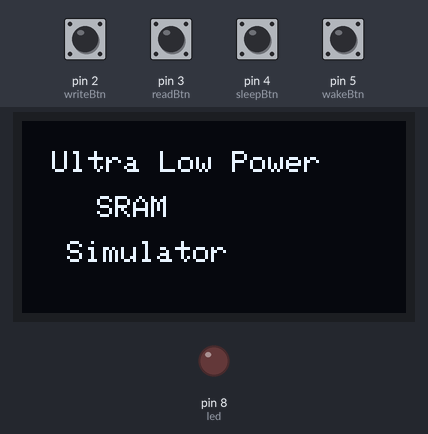
A sketch run on a simulated Arduino Uno, built with avr-gcc and run on an emulated ATmega328P. On the bench: 128×64 one-colour display, output pins drawn as LEDs (lit = HIGH). Inputs (shaded band) come from the test bench; at power-on: pin 2 (writeBtn), pin 3 (readBtn), pin 4 (sleepBtn), pin 5 (wakeBtn) HIGH.

Above: at 3.2 s.
3.3 s: pin 2 (writeBtn) pulled LOW for 0.15 s
At 5.4 s:
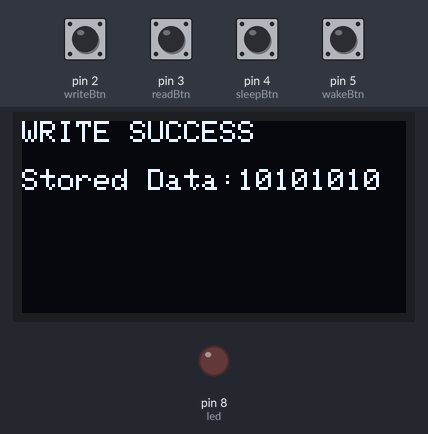
5.8 s: pin 3 (readBtn) pulled LOW for 0.15 s
At 7.2 s:
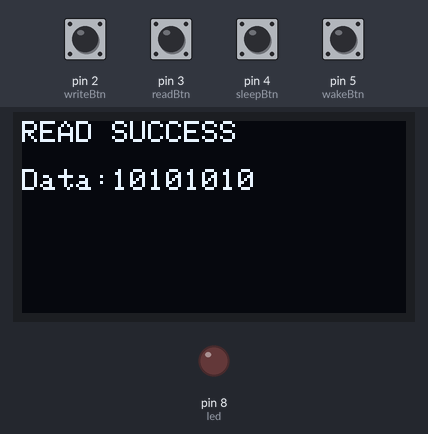
8.3 s: pin 4 (sleepBtn) pulled LOW for 0.15 s
At 9.5 s:
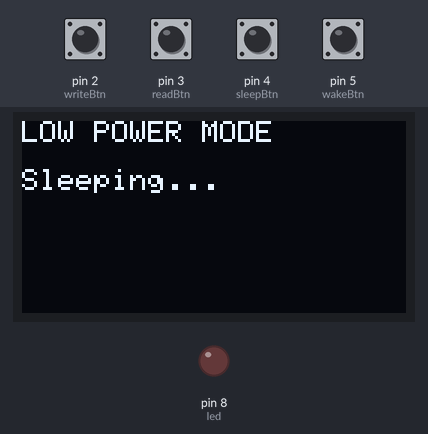
9.9 s: pin 5 (wakeBtn) pulled LOW for 1 s
At 11.8 s:
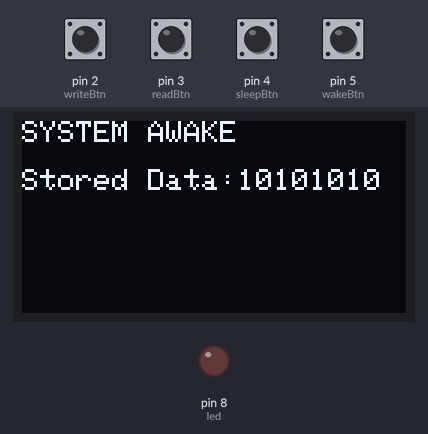
12.8 s: pin 2 (writeBtn) pulled LOW for 1 s
At 13.6 s:
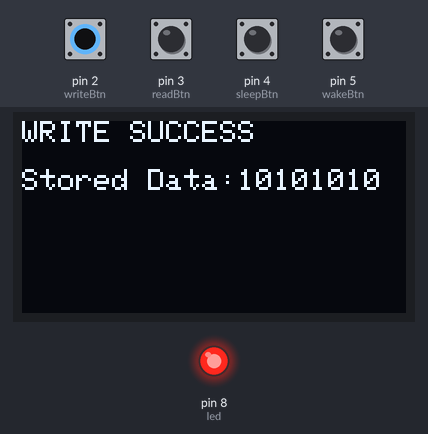
15.3 s: pin 3 (readBtn) pulled LOW for 1 s
At 16.1 s:
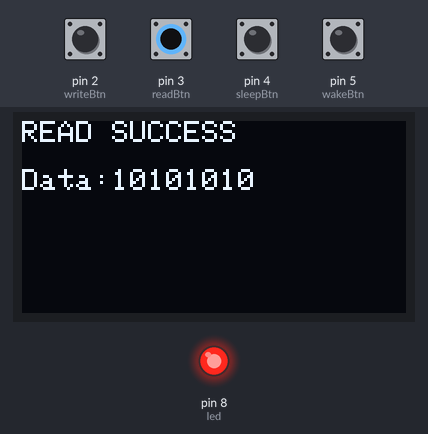
Timing chart, 0 to 18.3 s (numbered marks = the images above; inputs shaded):
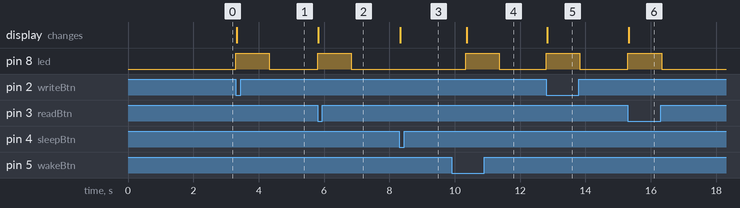

Measured:
- after the input at 3.3 s, pin 8 (led): LOW → HIGH at once, → LOW 1.0 s later; the display: changes at once (image 1)
- after the input at 5.8 s, pin 8 (led): LOW → HIGH at once, → LOW 1.0 s later; the display: changes at once (image 2)
- after the input at 8.3 s, the display: changes at once (image 3)
- after the input at 9.9 s, pin 8 (led): LOW → HIGH after 0.43 s, → LOW 1.0 s later; the display: changes after 0.46 s (image 4)
- after the input at 12.8 s, pin 8 (led): LOW → HIGH at once, → LOW 1.0 s later; the display: changes at once (image 5)
- after the input at 15.3 s, pin 8 (led): LOW → HIGH at once, → LOW 1.0 s later; the display: changes at once (image 6)

The sketch:

sketch.ino
```cpp
#include <Wire.h>
#include <Adafruit_GFX.h>
#include <Adafruit_SSD1306.h>

#define SCREEN_WIDTH 128
#define SCREEN_HEIGHT 64

Adafruit_SSD1306 display(SCREEN_WIDTH, SCREEN_HEIGHT, &Wire, -1);

// Button Pins
const int writeBtn = 2;
const int readBtn  = 3;
const int sleepBtn = 4;
const int wakeBtn  = 5;

// LED Pin
const int led = 8;

// Simulated SRAM Data
String memoryData = "10101010";

void setup() {
  pinMode(writeBtn, INPUT_PULLUP);
  pinMode(readBtn, INPUT_PULLUP);
  pinMode(sleepBtn, INPUT_PULLUP);
  pinMode(wakeBtn, INPUT_PULLUP);
  pinMode(led, OUTPUT);

  display.begin(SSD1306_SWITCHCAPVCC, 0x3C);
  display.clearDisplay();

  display.setTextSize(1);
  display.setTextColor(SSD1306_WHITE);

  display.setCursor(10, 10);
  display.println("Ultra Low Power");
  display.setCursor(25, 25);
  display.println("SRAM");
  display.setCursor(15, 40);
  display.println("Simulator");
  display.display();

  delay(2000);
}

void loop() {

  // WRITE
  if (digitalRead(writeBtn) == LOW) {

    digitalWrite(led, HIGH);

    display.clearDisplay();
    display.setCursor(0,0);
    display.println("WRITE SUCCESS");
    display.println();
    display.print("Stored Data:");
    display.println(memoryData);
    display.display();

    delay(1000);
    digitalWrite(led, LOW);
  }

  // READ
  if (digitalRead(readBtn) == LOW) {

    digitalWrite(led, HIGH);

    display.clearDisplay();
    display.setCursor(0,0);
    display.println("READ SUCCESS");
    display.println();
    display.print("Data:");
    display.println(memoryData);
    display.display();

    delay(1000);
    digitalWrite(led, LOW);
  }

  // SLEEP
  if (digitalRead(sleepBtn) == LOW) {

    digitalWrite(led, LOW);

    display.clearDisplay();
    display.setCursor(0,0);
    display.println("LOW POWER MODE");
    display.println();
    display.println("Sleeping...");
    display.display();

    delay(2000);
  }

  // WAKE
  if (digitalRead(wakeBtn) == LOW) {

    digitalWrite(led, HIGH);

    display.clearDisplay();
    display.setCursor(0,0);
    display.println("SYSTEM AWAKE");
    display.println();
    display.print("Stored Data:");
    display.println(memoryData);
    display.display();

    delay(1000);
    digitalWrite(led, LOW);
  }
}
```
